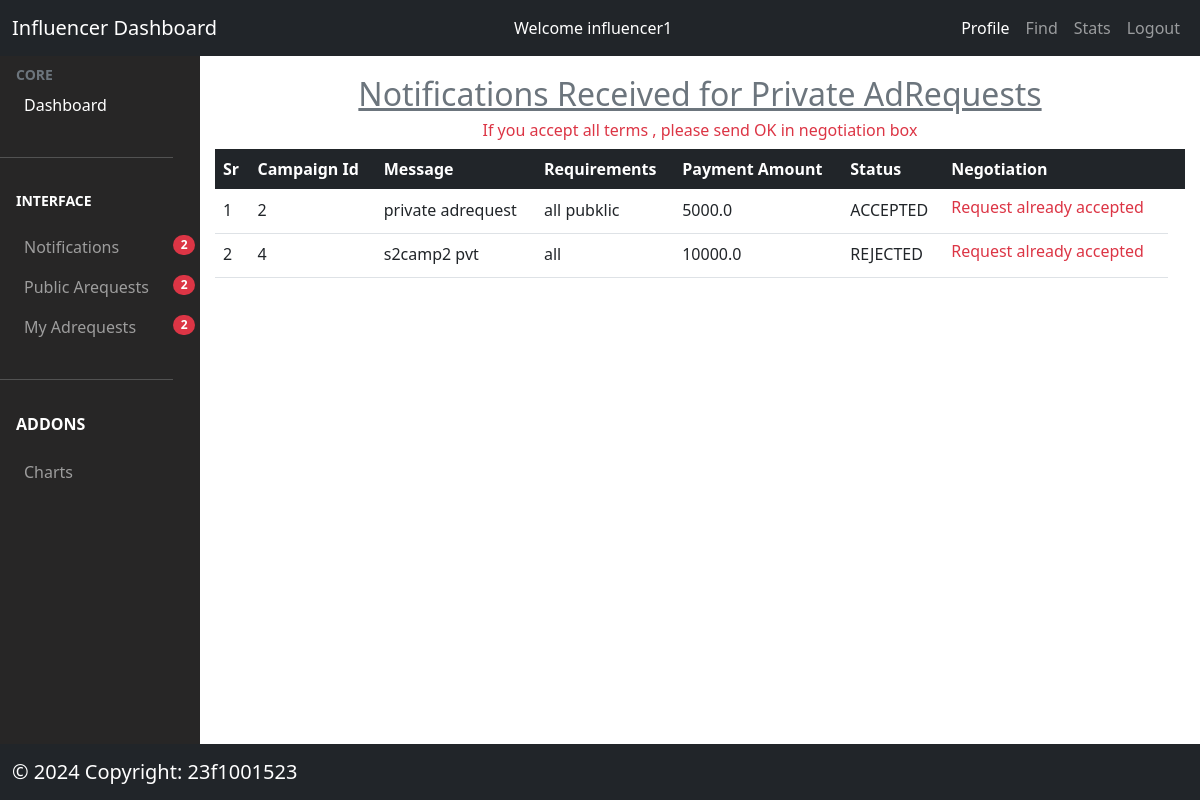
The page /influencer/dashboard (signed in) on the database its author committed.
### models/model.py (models this page shows, shortened)
class AdRequest(db.Model):
  __tablename__ = 'adrequests'
  adrequest_id = db.Column(db.Integer, autoincrement=True, primary_key=True)
  message = db.Column(db.String(500), nullable=False)
  requirements = db.Column(db.String(500), nullable=False)
  payment_amount = db.Column(db.Float, nullable=False)
  status = db.Column(db.String(200),
                     nullable=False)  #PENDING/ACCEPTED/REJECTED
  flag_status = db.Column(db.String(50), nullable=False)  #active or inactive
  campaign_id = db.Column(db.String(200),
                          db.ForeignKey("campaigns.campaign_id"),
                          nullable=False)
  influencer_id = db.Column(db.String(200),
                            db.ForeignKey("influencers.influencer_id"))
  create_date = db.Column(db.DateTime, default=datetime.now(timezone.utc))
  negotiations = db.relationship('Negotiation', backref='adrequest', lazy=True)

### controllers/influencer.py (the view)
@app.route('/influencer/dashboard')
@login_required_influencer
def influencerdashboard():
  if isActive():
    influencer_id = session['user_id']
    campaigns = Campaign.query.filter_by(visibility='Public',
                                         status="ACTIVE").all()
    alladrequests = AdRequest.query.filter_by(
        influencer_id=influencer_id).all()
    myadrqeuests = AdRequest.query.filter(
        AdRequest.influencer_id == influencer_id, AdRequest.status
        != "PENDING").all()
    campaigns = Campaign.query.filter_by(visibility='Public',
                                         status="ACTIVE").all()
    pvtNotifications = len([
        adrequest for adrequest in alladrequests
        if adrequest.campaign.visibility == "Private"
    ])
    allPublic = len(campaigns)
    allAdrequests = len(myadrqeuests)
    session['pvtNotifications'] = pvtNotifications
    session['allPublic'] = allPublic
    session['allAdrequests'] = allAdrequests
    return render_template('/influencer/influencer_dashboard_display.html',
                           adrequests=alladrequests)
  else:
    return render_template('error.html')

### controllers/usermanager.py (called while the page is built)
def login_required_influencer(func):
  @wraps(func)
  def wrapper_influencer(*args, **kwargs):
    if session.get('loggedin') is None or session['user_type'] != 'influencer':
      flash('You need to login first')
      return redirect(url_for('login'))
    return func(*args, **kwargs)
  return wrapper_influencer

def isActive():
  user_id = session['user_id']
  user_type = session['user_type']
  if user_type == 'sponsor':
    sponsor = Sponsor.query.filter_by(sponsor_id=user_id).first()
    if sponsor and sponsor.status == "ACTIVE":
      return True
  elif user_type == "influencer":
    influencer = Influencer.query.filter_by(influencer_id=user_id).first()
    if influencer and influencer.status == "ACTIVE":
      return True
  return False

### templates/influencer/influencer_dashboard_display.html (shortened to what this page needs)
{% extends '/influencer/influencer_dashboard.html' %}
{% block content %}
<div>
  {% if adrequests %}
  <h2 class='text-secondary text-center mt-3'><u>Notifications Received for Private AdRequests</u></h2>
  <h6 class='text-center text-danger'>If you accept all terms , please send OK in negotiation box</h6>
   <table class='table table-responsive'>
     <thead class='bg-dark text-white'>
     <tr>
       <th>Sr</th>
       <th>Campaign Id</th>
       <th>Message</th>
       <th>Requirements</th>
       <th>Payment Amount</th>
       <th>Status</th>
       <th>Negotiation</th>
        <th colspan=3></th>
     </tr></thead>
     {% for adrequest in adrequests %}
     <tr>
       <td>{{loop.index}}</td>
       <td>{{ adrequest.campaign_id  }}</td>
     <td>{{ adrequest.message  }}</td>
       <td>{{ adrequest.requirements   }}</td>
       <td>{{ adrequest.payment_amount  }}</td>
       <td>{{ adrequest.status }}</td>
       <td>
         {% if adrequest.status=='PENDING' %}
         <form action='/influencer/show/{{adrequest.adrequest_id}}' method='POST'>
            <div class='input-group'>
            <input type='text' class='form-control font-size-sm' id='negotiation' name='negotiation' placeholder='Enter amount or OK'>
            <button type='submit' class='btn btn-info text-white'>Negotiate</button>
              <a class="btn btn-success ms-2" href="/influencer/pvtadrequest/accept/{{adrequest.adrequest_id}}">Accept</a>
              <a class="btn btn-danger ms-2" href="/influencer/pvtadrequest/reject/{{adrequest.adrequest_id}}">Reject</a>
              </div>
            </form>
         {% else %}
         <h6 class='text-danger'>Request already accepted</h6>
         {% endif %}
       </td>
     </tr>
     {% endfor %}
   </table>
  {% else %}<h1 class='text-center text-danger mt-5'>No Notifications Yet</h1>
   {% endif %}
</div>
{% endblock %}

### rows shown on the page
AdRequest: campaign_id "2", message "private adrequest", requirements "all pubklic", payment_amount "5000.0", status "ACCEPTED", shows "Request already accepted"
AdRequest: campaign_id "4", message "s2camp2 pvt", requirements "all", payment_amount "10000.0", status "REJECTED", shows "Request already accepted"

### other values the page prints
{{ session['user_id'] }} "influencer1"
{{ session['pvtNotifications'] }} "2"
{{ session['allPublic'] }} "2"
{{ session['allAdrequests'] }} "2"
